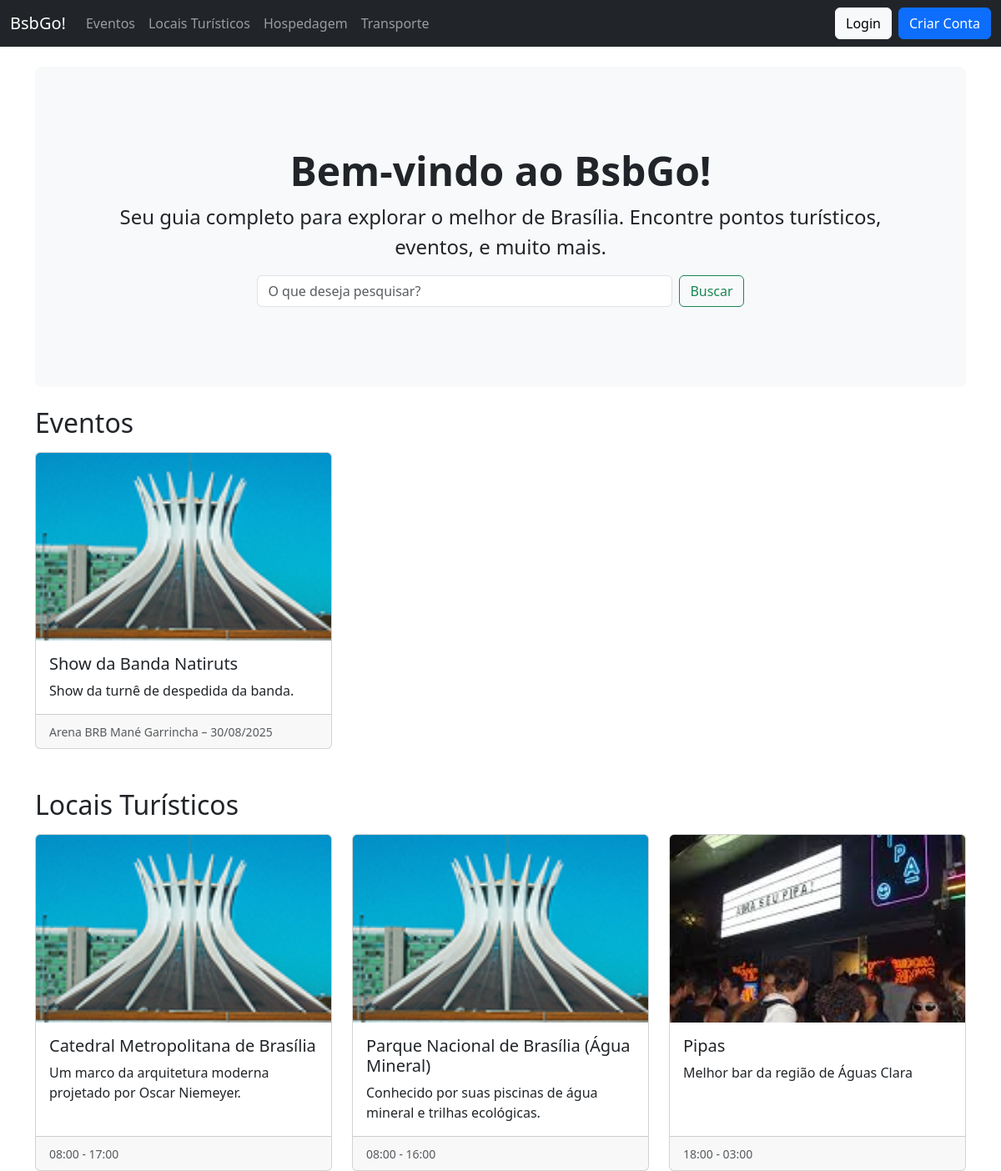
Before: / with the older database file.
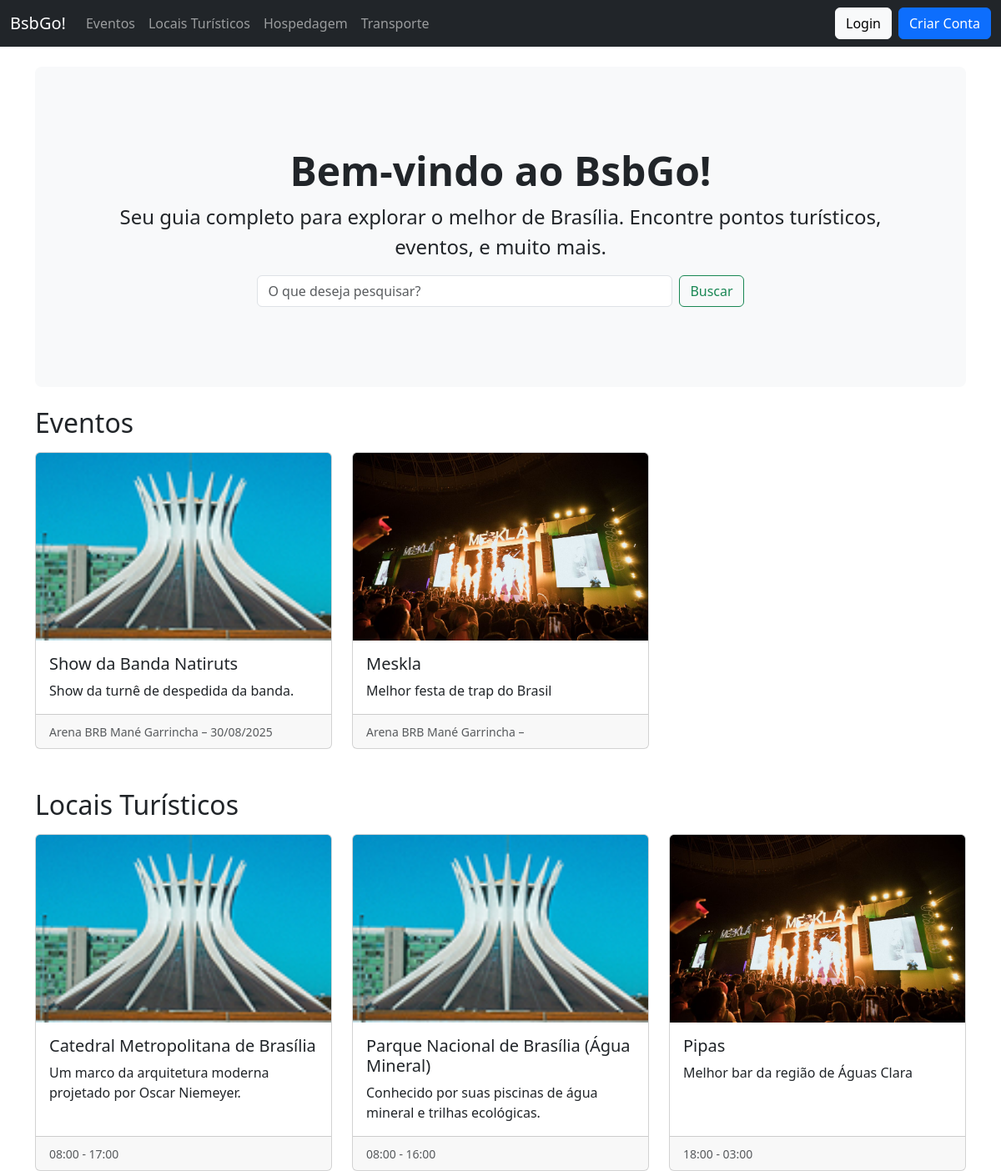
After: the same page with the newer database file.
### app/models.py (models this page shows)
class Evento(db.Model):
    id = db.Column(db.Integer, primary_key=True)
    nome = db.Column(db.String(100), nullable=False)
    data = db.Column(db.String(50))
    local = db.Column(db.String(150))
    detalhes = db.Column(db.Text)
    imagem_file = db.Column(db.String(100), nullable=False, default='default.jpg')
    ponto_id = db.Column(db.Integer, db.ForeignKey('ponto_turistico.id'), nullable=False)

class PontoTuristico(db.Model):
    id = db.Column(db.Integer, primary_key=True)
    nome = db.Column(db.String(100), nullable=False)
    descricao = db.Column(db.Text, nullable=False)
    localizacao = db.Column(db.String(150))
    categoria = db.Column(db.String(50))
    horario = db.Column(db.String(100))
    preco = db.Column(db.Float)
    imagem_file = db.Column(db.String(100), nullable=False, default='default.jpg')
    eventos = db.relationship('Evento', backref='ponto', lazy=True)

### app/routes.py (the view)
@main.route('/')
def index():
    pontos = PontoTuristico.query.all()
    eventos = Evento.query.all()
    return render_template('index.html', pontos=pontos, eventos=eventos)

### app/templates/index.html (shortened to what this page needs)
{% extends 'base.html' %}
{% block content %}
<div class="p-5 mb-4 bg-light rounded-3 text-center">
    <div class="container-fluid py-5">
        <h1 class="display-5 fw-bold">Bem-vindo ao BsbGo!</h1>
        <p class="fs-4">Seu guia completo para explorar o melhor de Brasília. Encontre pontos turísticos, eventos, e muito mais.</p>
        <form class="d-flex justify-content-center">
            <input class="form-control me-2 w-50" type="search" placeholder="O que deseja pesquisar?" aria-label="Search">
            <button class="btn btn-outline-success" type="submit">Buscar</button>
        </form>
    </div>
</div>
<h2 class="mt-4 mb-3">Eventos</h2>
<div class="row row-cols-1 row-cols-md-3 g-4">
  {% for evento in eventos %}
  <div class="col">
    <div class="card h-100">
      <img src="{{ url_for('static', filename='uploads/' + evento.imagem_file) }}" class="card-img-top card-img-uniform" alt="{{ evento.nome }}">
      <div class="card-body">
        <h5 class="card-title">{{ evento.nome }}</h5>
        <p class="card-text">{{ evento.detalhes }}</p>
      </div>
      <div class="card-footer">
        <small class="text-muted">{{ evento.local }} – {{ evento.data }}</small>
      </div>
    </div>
  </div>
  {% else %}
  <p>Nenhum evento cadastrado no momento.</p>
  {% endfor %}
</div>
<h2 class="mt-5 mb-3">Locais Turísticos</h2>
<div class="row row-cols-1 row-cols-md-3 g-4">
  {% for ponto in pontos %}
  <div class="col">
    <div class="card h-100">
      <img src="{{ url_for('static', filename='uploads/' + ponto.imagem_file) }}" class="card-img-top card-img-uniform" alt="{{ ponto.nome }}">
      <div class="card-body">
        <h5 class="card-title">{{ ponto.nome }}</h5>
        <p class="card-text">{{ ponto.descricao | truncate(100) }}</p>
      </div>
       <div class="card-footer">
        <small class="text-muted">{{ ponto.horario }}</small>
      </div>
    </div>
  </div>
   {% else %}
  <p>Nenhum ponto turístico cadastrado no momento.</p>
  {% endfor %}
</div>
{% endblock %}

### app/templates/base.html (shortened to what this page needs)
<!DOCTYPE html>
<html lang="pt-br">
  <head>
    <link
      href="https://cdn.jsdelivr.net/npm/bootstrap@5.3.3/dist/css/bootstrap.min.css"
      rel="stylesheet"
    />
    <link rel="stylesheet" href="../static/css/style.css">
  </head>
  <body>
    <nav class="navbar navbar-expand-lg navbar-dark bg-dark">
      <div class="container-fluid">
        <a class="navbar-brand" href="{{ url_for('main.index') }}">BsbGo!</a>
        <div class="collapse navbar-collapse" id="navbarNav">
          <ul class="navbar-nav me-auto mb-2 mb-lg-0">
            <li class="nav-item"><a class="nav-link" href="#">Eventos</a></li>
            <li class="nav-item">
              <a class="nav-link" href="#">Locais Turísticos</a>
            </li>
            <li class="nav-item">
              <a class="nav-link" href="#">Hospedagem</a>
            </li>
            <li class="nav-item">
              <a class="nav-link" href="#">Transporte</a>
            </li>
          </ul>
          <div class="d-flex align-items-center">
            {% if current_user.is_authenticated %} {% if current_user.tipo ==
            'admin' %}
            <div class="nav-item dropdown me-3">
              <a
                class="nav-link dropdown-toggle text-white"
                href="#"
                id="adminDropdown"
                role="button"
                data-bs-toggle="dropdown"
                aria-expanded="false"
              >
                Admin
              </a>
              <ul
                class="dropdown-menu dropdown-menu-dark"
                aria-labelledby="adminDropdown"
              >
                <li>
                  <a
                    class="dropdown-item"
                    href="{{ url_for('main.admin_pontos') }}"
                    >Gerenciar Locais</a
                  >
                </li>
                <li>
                  <a
                    class="dropdown-item"
                    href="{{ url_for('main.admin_eventos') }}"
                    >Gerenciar Eventos</a
                  >
                </li>
              </ul>
            </div>
            {% endif %}
            <span class="navbar-text me-3">Olá, {{ current_user.nome }}</span>
            <a class="btn btn-outline-light" href="{{ url_for('main.logout') }}"
              >Sair</a
            >
            {% else %}
            <a class="btn btn-light me-2" href="{{ url_for('main.login') }}"
              >Login</a
            >
            <a class="btn btn-primary" href="{{ url_for('main.register') }}"
              >Criar Conta</a
            >
            {% endif %}
          </div>
        </div>
      </div>
    </nav>
    <main class="container mt-4">
       {% block content %}{% endblock %}
    </main>
  </body>
</html>

### app/static/css/style.css (style rules this page uses)
.card-img-uniform { width: 100%; height: 225px; object-fit: cover; }

Changed rows visible on the page:
added Evento: imagem_file (picture), nome "Meskla", detalhes "Melhor festa de trap do Brasil", local "Arena BRB Mané Garrincha"
changed PontoTuristico "Pipas": imagem_file: a different picture
